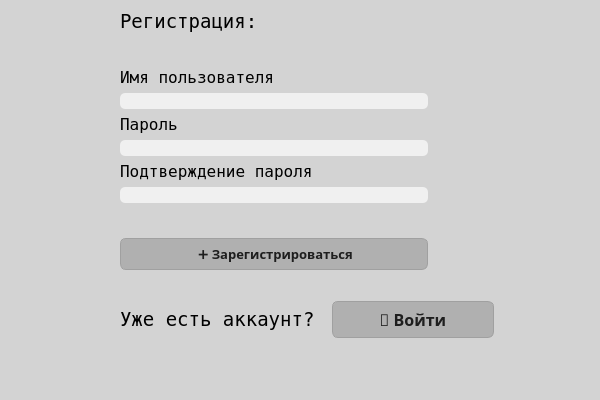
<?xml version="1.0" encoding="UTF-8"?>
<ui version="4.0">
 <class>LoginUi</class>
 <widget class="QWidget" name="LoginUi">
  <property name="geometry">
   <rect>
    <x>0</x>
    <y>0</y>
    <width>600</width>
    <height>400</height>
   </rect>
  </property>
  <property name="sizePolicy">
   <sizepolicy hsizetype="Fixed" vsizetype="Fixed">
    <horstretch>0</horstretch>
    <verstretch>0</verstretch>
   </sizepolicy>
  </property>
  <property name="windowTitle">
   <string>Окно входа</string>
  </property>
  <property name="styleSheet">
   <string notr="true">background-color: #D3D3D3
</string>
  </property>
  <widget class="QStackedWidget" name="stackedWidget">
   <property name="geometry">
    <rect>
     <x>0</x>
     <y>0</y>
     <width>600</width>
     <height>400</height>
    </rect>
   </property>
   <property name="sizePolicy">
    <sizepolicy hsizetype="Fixed" vsizetype="Fixed">
     <horstretch>0</horstretch>
     <verstretch>0</verstretch>
    </sizepolicy>
   </property>
   <property name="currentIndex">
    <number>1</number>
   </property>
   <widget class="QWidget" name="LoginPage">
    <widget class="QWidget" name="layoutWidget">
     <property name="geometry">
      <rect>
       <x>110</x>
       <y>310</y>
       <width>353</width>
       <height>36</height>
      </rect>
     </property>
     <layout class="QGridLayout" name="gridLayout">
      <item row="0" column="0">
       <widget class="QLabel" name="label_4">
        <property name="font">
         <font>
          <family>DejaVu Sans Mono</family>
          <pointsize>14</pointsize>
          <weight>50</weight>
          <bold>false</bold>
         </font>
        </property>
        <property name="text">
         <string>Нет аккаунта?:</string>
        </property>
       </widget>
      </item>
      <item row="0" column="1">
       <widget class="QPushButton" name="login_to_register_btn">
        <property name="font">
         <font>
          <family>Noto Sans</family>
          <pointsize>10</pointsize>
          <weight>75</weight>
          <bold>true</bold>
         </font>
        </property>
        <property name="styleSheet">
         <string notr="true">QPushButton {
    background-color: #B0B0B0;
    color: #1E1E1E;
    border: 1px solid #A0A0A0;
    border-radius: 6px;
    padding: 6px 12px;
}

QPushButton:hover {
    background-color: #9C9C9C;
}

QPushButton:pressed {
    background-color: #888888;
}</string>
        </property>
        <property name="text">
         <string> ➕ Зарегистрироваться</string>
        </property>
       </widget>
      </item>
     </layout>
    </widget>
    <widget class="QWidget" name="layoutWidget">
     <property name="geometry">
      <rect>
       <x>110</x>
       <y>82</y>
       <width>255</width>
       <height>191</height>
      </rect>
     </property>
     <layout class="QVBoxLayout" name="verticalLayout">
      <item>
       <widget class="QLabel" name="label_3">
        <property name="font">
         <font>
          <family>DejaVu Sans Mono</family>
          <pointsize>14</pointsize>
          <weight>50</weight>
          <italic>false</italic>
          <bold>false</bold>
          <strikeout>false</strikeout>
         </font>
        </property>
        <property name="text">
         <string>Вход в трекер привычек:</string>
        </property>
        <property name="textFormat">
         <enum>Qt::AutoText</enum>
        </property>
       </widget>
      </item>
      <item>
       <spacer name="verticalSpacer_4">
        <property name="orientation">
         <enum>Qt::Vertical</enum>
        </property>
        <property name="sizeHint" stdset="0">
         <size>
          <width>20</width>
          <height>40</height>
         </size>
        </property>
       </spacer>
      </item>
      <item>
       <widget class="QLabel" name="label">
        <property name="font">
         <font>
          <family>Noto Sans</family>
          <pointsize>12</pointsize>
          <weight>50</weight>
          <bold>false</bold>
         </font>
        </property>
        <property name="text">
         <string>Логин:</string>
        </property>
       </widget>
      </item>
      <item>
       <widget class="QLineEdit" name="LoginEdit">
        <property name="styleSheet">
         <string notr="true">background-color: #f0f0f0;
border-radius: 5px;</string>
        </property>
        <property name="echoMode">
         <enum>QLineEdit::PasswordEchoOnEdit</enum>
        </property>
       </widget>
      </item>
      <item>
       <widget class="QLabel" name="label_2">
        <property name="font">
         <font>
          <family>Noto Sans</family>
          <pointsize>12</pointsize>
          <weight>50</weight>
          <bold>false</bold>
         </font>
        </property>
        <property name="text">
         <string>Пароль:</string>
        </property>
       </widget>
      </item>
      <item>
       <widget class="QLineEdit" name="PasswordEdit">
        <property name="sizePolicy">
         <sizepolicy hsizetype="Ignored" vsizetype="Fixed">
          <horstretch>0</horstretch>
          <verstretch>0</verstretch>
         </sizepolicy>
        </property>
        <property name="styleSheet">
         <string notr="true">background-color: #f0f0f0;
border-radius: 5px;</string>
        </property>
        <property name="echoMode">
         <enum>QLineEdit::PasswordEchoOnEdit</enum>
        </property>
       </widget>
      </item>
      <item>
       <spacer name="verticalSpacer_3">
        <property name="orientation">
         <enum>Qt::Vertical</enum>
        </property>
        <property name="sizeHint" stdset="0">
         <size>
          <width>20</width>
          <height>40</height>
         </size>
        </property>
       </spacer>
      </item>
      <item>
       <widget class="QPushButton" name="LoginBtn">
        <property name="font">
         <font>
          <family>Noto Sans</family>
          <pointsize>12</pointsize>
          <weight>75</weight>
          <bold>true</bold>
         </font>
        </property>
        <property name="styleSheet">
         <string notr="true">QPushButton {
    background-color: #B0B0B0;
    color: #1E1E1E;
    border: 1px solid #A0A0A0;
    border-radius: 6px;
    padding: 6px 12px;
}

QPushButton:hover {
    background-color: #9C9C9C;
}

QPushButton:pressed {
    background-color: #888888;
}</string>
        </property>
        <property name="text">
         <string>🔑 Войти</string>
        </property>
       </widget>
      </item>
     </layout>
    </widget>
   </widget>
   <widget class="QWidget" name="RegisterPage">
    <widget class="QWidget" name="layoutWidget">
     <property name="geometry">
      <rect>
       <x>120</x>
       <y>10</y>
       <width>308</width>
       <height>260</height>
      </rect>
     </property>
     <layout class="QVBoxLayout" name="verticalLayout_2">
      <item>
       <widget class="QLabel" name="label_9">
        <property name="font">
         <font>
          <family>DejaVu Sans Mono</family>
          <pointsize>14</pointsize>
         </font>
        </property>
        <property name="text">
         <string>Регистрация:</string>
        </property>
       </widget>
      </item>
      <item>
       <spacer name="verticalSpacer_2">
        <property name="orientation">
         <enum>Qt::Vertical</enum>
        </property>
        <property name="sizeHint" stdset="0">
         <size>
          <width>306</width>
          <height>30</height>
         </size>
        </property>
       </spacer>
      </item>
      <item>
       <widget class="QLabel" name="label_5">
        <property name="font">
         <font>
          <family>DejaVu Sans Mono</family>
          <pointsize>12</pointsize>
         </font>
        </property>
        <property name="text">
         <string>Имя пользователя</string>
        </property>
       </widget>
      </item>
      <item>
       <widget class="QLineEdit" name="RegistLoginEdit">
        <property name="styleSheet">
         <string notr="true">background-color: #f0f0f0;
border-radius: 5px;</string>
        </property>
       </widget>
      </item>
      <item>
       <widget class="QLabel" name="label_7">
        <property name="font">
         <font>
          <family>DejaVu Sans Mono</family>
          <pointsize>12</pointsize>
         </font>
        </property>
        <property name="text">
         <string>Пароль</string>
        </property>
       </widget>
      </item>
      <item>
       <widget class="QLineEdit" name="RegistPasswordEdit">
        <property name="styleSheet">
         <string notr="true">background-color: #f0f0f0;
border-radius: 5px;</string>
        </property>
        <property name="echoMode">
         <enum>QLineEdit::PasswordEchoOnEdit</enum>
        </property>
       </widget>
      </item>
      <item>
       <widget class="QLabel" name="label_6">
        <property name="font">
         <font>
          <family>DejaVu Sans Mono</family>
          <pointsize>12</pointsize>
         </font>
        </property>
        <property name="text">
         <string>Подтверждение пароля</string>
        </property>
       </widget>
      </item>
      <item>
       <widget class="QLineEdit" name="RegistPasswordConfirmEdit">
        <property name="styleSheet">
         <string notr="true">background-color: #f0f0f0;
border-radius: 5px;</string>
        </property>
        <property name="echoMode">
         <enum>QLineEdit::PasswordEchoOnEdit</enum>
        </property>
       </widget>
      </item>
      <item>
       <spacer name="verticalSpacer">
        <property name="orientation">
         <enum>Qt::Vertical</enum>
        </property>
        <property name="sizeHint" stdset="0">
         <size>
          <width>306</width>
          <height>30</height>
         </size>
        </property>
       </spacer>
      </item>
      <item>
       <widget class="QPushButton" name="RegisterBtnNewUser">
        <property name="font">
         <font>
          <family>Noto Sans</family>
          <pointsize>10</pointsize>
          <weight>75</weight>
          <bold>true</bold>
         </font>
        </property>
        <property name="styleSheet">
         <string notr="true">QPushButton {
    background-color: #B0B0B0;
    color: #1E1E1E;
    border: 1px solid #A0A0A0;
    border-radius: 6px;
    padding: 6px 12px;
}

QPushButton:hover {
    background-color: #9C9C9C;
}

QPushButton:pressed {
    background-color: #888888;
}</string>
        </property>
        <property name="text">
         <string> ➕ Зарегистрироваться</string>
        </property>
       </widget>
      </item>
     </layout>
    </widget>
    <widget class="QWidget" name="layoutWidget">
     <property name="geometry">
      <rect>
       <x>120</x>
       <y>300</y>
       <width>374</width>
       <height>40</height>
      </rect>
     </property>
     <layout class="QGridLayout" name="gridLayout_2">
      <item row="0" column="0">
       <widget class="QLabel" name="label_8">
        <property name="font">
         <font>
          <family>DejaVu Sans Mono</family>
          <pointsize>14</pointsize>
          <weight>50</weight>
          <bold>false</bold>
         </font>
        </property>
        <property name="text">
         <string>Уже есть аккаунт? </string>
        </property>
       </widget>
      </item>
      <item row="0" column="1">
       <widget class="QPushButton" name="register_to_login_btn">
        <property name="font">
         <font>
          <family>Noto Sans</family>
          <pointsize>12</pointsize>
          <weight>75</weight>
          <bold>true</bold>
         </font>
        </property>
        <property name="styleSheet">
         <string notr="true">QPushButton {
    background-color: #B0B0B0;
    color: #1E1E1E;
    border: 1px solid #A0A0A0;
    border-radius: 6px;
    padding: 6px 12px;
}

QPushButton:hover {
    background-color: #9C9C9C;
}

QPushButton:pressed {
    background-color: #888888;
}</string>
        </property>
        <property name="text">
         <string>🔑 Войти</string>
        </property>
       </widget>
      </item>
     </layout>
    </widget>
   </widget>
  </widget>
 </widget>
 <resources/>
 <connections/>
</ui>
